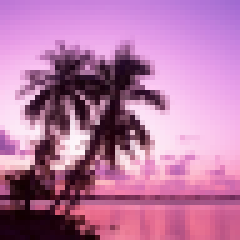
#> input picture ACMECurriculum/ImageSegmentation/dream.png, 48 x 48 px, found by its file name (shown 5 times larger)
$ python svd_image_compression.py   (Python 2 division)
#> lines starting #> are read from the running program, lines starting #| are printed output that depends on the picture
# svd_image_compression.py
"""Volume 1A: SVD and Image Compression.
<Name>
<Class>
<Date>
"""

from scipy import linalg as la
import numpy as np
from matplotlib import pyplot as plt
from scipy.sparse import linalg as LAsp

# Problem 1
def truncated_svd(A,k=None):
    """Computes the truncated SVD of A. If r is None or equals the number
        of nonzero singular values, it is the compact SVD.
    Parameters:
        A: the matrix
        k: the number of singular values to use
    Returns:
        U - the matrix U in the SVD
        s - the diagonals of Sigma in the SVD
        Vh - the matrix V^H in the SVD
    """


    AHA=np.conj(A).T.dot(A)
    evals,evecs=la.eig(AHA)
    order=np.argsort(evals)

    evals=evals[order][::-1].copy()
    evecs=evecs.T[order][::-1].copy()
    m,n=AHA.shape

    tol=1e-12
    Vh=[]
    for i in xrange(0,m):
		      if np.abs(evals[i])>=tol:
	         		Vh+=[evecs[i]]

    Vh=np.array(Vh)
    s=np.sqrt(evals[:Vh.shape[0]])
    U=[]
    for i in xrange(0,len(s)):
        U+=[(1./s[i])*A.dot(Vh[i])]
    U=np.array(U).T

    return U,s,Vh


# Problem 2
def visualize_svd():
    """Plot each transformation associated with the SVD of A."""
    A=np.array([[3,1],[1,3]])
    U,s,Vh=truncated_svd(A)

    twopi=np.linspace(0,2.*np.pi,360)
    one=np.reshape(np.linspace(0,1,100),(1,100))
    zeros=np.zeros((1,100))
    S=np.vstack((np.reshape(np.cos(twopi),(1,360)),np.reshape(np.sin(twopi),(1,360))))
    e1=np.vstack((zeros,one))
    e2=e1[::-1]

    s1S=Vh.dot(S)
    s1e1=Vh.dot(e1)
    s1e2=Vh.dot(e2)

    s2S=np.diag(s).dot(s1S)
    s2e1=np.diag(s).dot(s1e1)
    s2e2=np.diag(s).dot(s1e2)

    s3S=U.dot(s2S)
    s3e1=U.dot(s2e1)
    s3e2=U.dot(s2e2)


    plt.subplot(221)
    plt.plot(S[0],s3S[1],"b-.",lw=2)
    plt.plot(e1[0],s3e1[1],"g-.",lw=2)
    plt.plot(e2[0],s3e2[1],"r-.",lw=2)


    plt.subplot(222)
    plt.plot(s1S[0],s3S[1],"b-.",lw=2)
    plt.plot(s1e1[0],s3e1[1],"g-.",lw=2)
    plt.plot(s1e2[0],s3e2[1],"r-.",lw=2)


    plt.subplot(223)
    plt.plot(s2S[0],s3S[1],"b-.",lw=2)
    plt.plot(s2e1[0],s3e1[1],"g-.",lw=2)
    plt.plot(s2e2[0],s3e2[1],"r-.",lw=2)

    plt.subplot(224)

    plt.plot(s3S[0],s3S[1],"b-.",lw=2)
    plt.plot(s3e1[0],s3e1[1],"g-.",lw=2)
    plt.plot(s3e2[0],s3e2[1],"r-.",lw=2)

    plt.show()
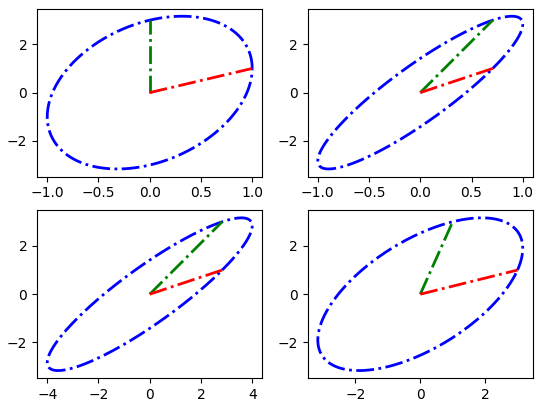
#> figure drawn by matplotlib, 4 panels; panel 1: curve peaks at x = 1, y = 1; panel 2: curve peaks at x = 0.707, y = 3; panel 2: curve peaks at x = 0.707, y = 1; panel 3: curve peaks at x = 2.83, y = 3

# Problem 3
# [69 lines left out: functions svd_approx, lowest_rank_approx, compress_image, not called in this run]


def getImage(filename='dream.png'):
    '''
    # Helper function used to convert the image into the correct format.
    def getImage(filename='dream.png'):

    Reads an image and converts the image to a 2-D array of brightness
    values.

    Inputs:
        filename (str): filename of the image to be transformed.
    Returns:
        img_color (array): the image in array form
        img_brightness (array): the image array converted to an array of
            brightness values.
    '''
#> called with filename = 'dream.png'
    img_color = plt.imread(filename)
#> img_color is the input picture: shape (48, 48, 3) float32; mean R, G, B 0.718, 0.471, 0.646
    img_brightness = (img_color[:,:,0]+img_color[:,:,1]+img_color[:,:,2])/3.0
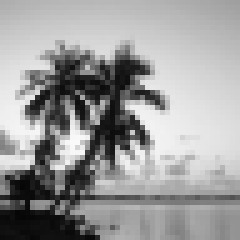
#> img_brightness: shape (48, 48) float32 (shown 5 times larger); min 0.0261, max 0.978, mean 0.611

    return img_color,img_brightness


if __name__=="__main__":
    visualize_svd()


	# [14 lines of commented-out code are left out]
    a,b=getImage()
    #a,b,c=truncated_svd(5)
    #print a.dot(b.dot(c))
    #print a
